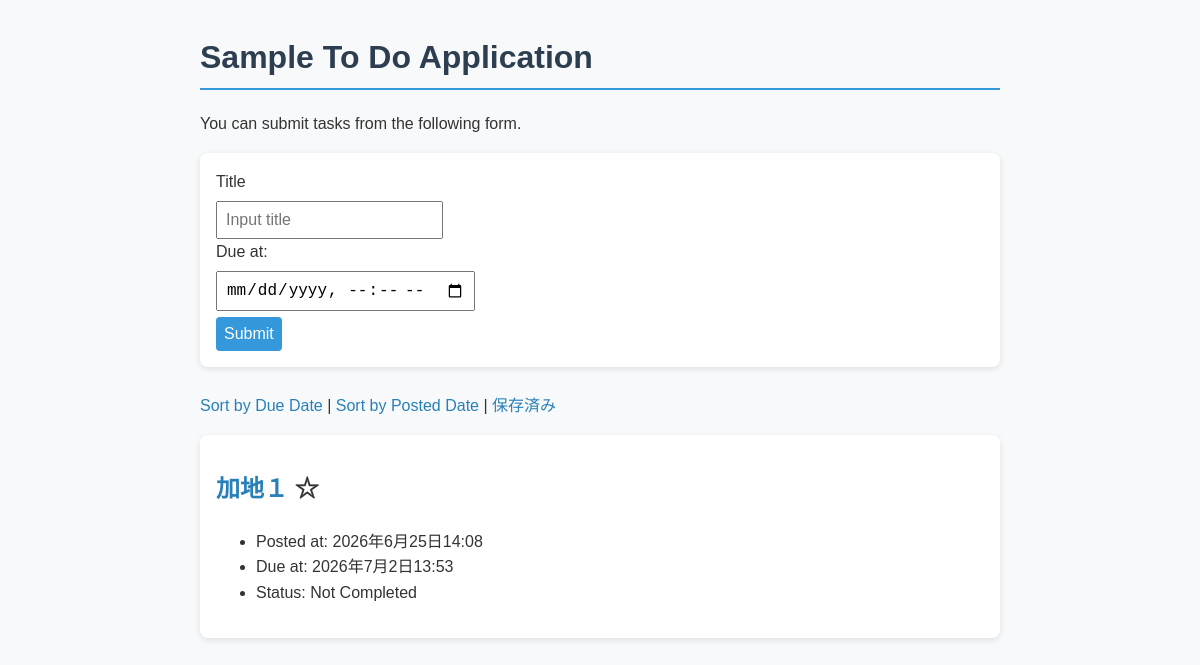
The app's page /, older data.
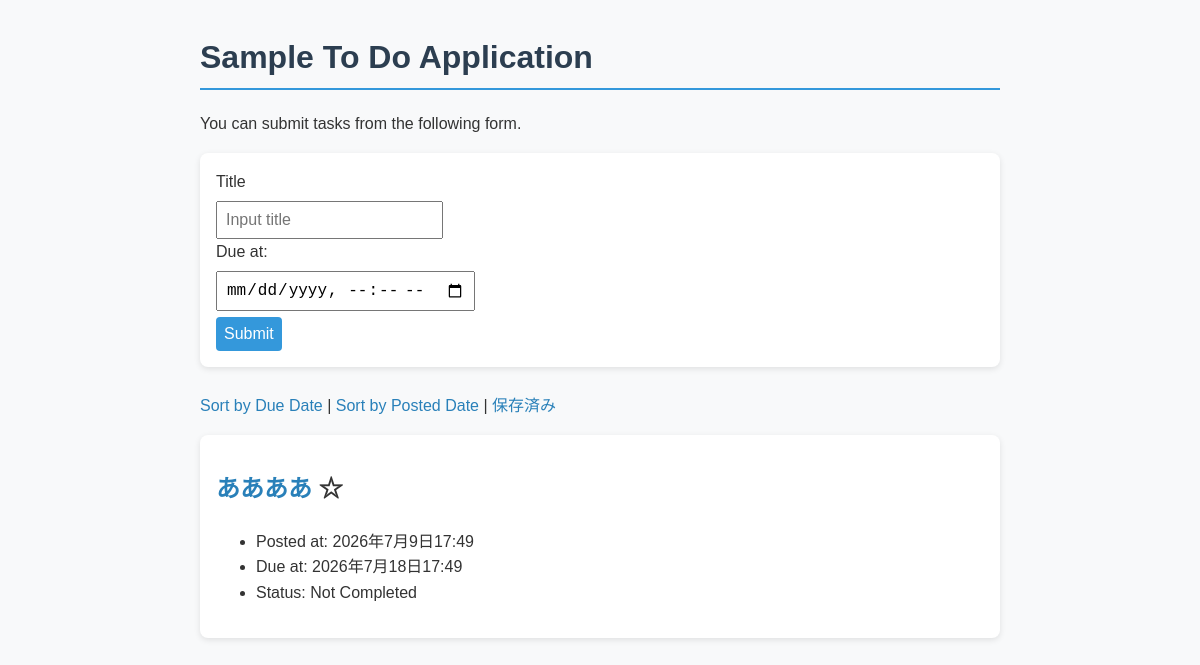
The same page, newer data.
### todo/models.py (models this page shows, shortened)
class Task(models.Model):
    title = models.CharField(max_length=100)
    completed = models.BooleanField(default=False)
    posted_at = models.DateTimeField(default=timezone.now)
    due_at = models.DateTimeField(null=True, blank=True)
    saved = models.BooleanField(default=False)

### todo/views.py (the view)
# urls.py: path('', todo_views.index, name='index'),
def index(request):
    if request.method == 'POST':
        task = Task(title=request.POST['title'],
                    due_at=make_aware(parse_datetime(request.POST['due_at'])))
        task.save()
    if request.GET.get('order') == 'due':
        tasks = Task.objects.order_by('due_at')
    else:
        tasks = Task.objects.order_by('-posted_at')
    context = {
        'tasks': tasks
    }
    return render(request, 'todo/index.html', context)

### todo/templates/todo/index.html (shortened to what this page needs)
{% load static %}
<!DOCTYPE html>
<html lang="ja">
  <head>
    <link rel="stylesheet" href="{% static 'todo/style.css' %}">
  </head>
  <body>
    <h1>Sample To Do Application</h1>
    <p>You can submit tasks from the following form.</p>
    <form action="{% url 'index' %}" method="post">
      <div>
        <label for="titleInput">Title</label><br>
        <input id="titleInput" name="title" type="text" placeholder="Input title">
      </div>
      <div>
        <label for="dueInput">Due at:</label><br>
        <input id="dueInput" name="due_at" type="datetime-local">
      </div>
      <div>
        <button type="submit">Submit</button>
      </div>
    </form>
    <br>
    <div>
      <a href="{% url 'index' %}?order=due">Sort by Due Date</a> |
      <a href="{% url 'index' %}?order=post">Sort by Posted Date</a>
      | <a href="{% url 'saved' %}">保存済み</a>
    </div>
    {% for task in tasks %}
    <div class="text">
      <h2><a href="{% url 'detail' task.id %}">{{ task.title }}</a></a>
        {% if task.saved %}★{% else %}☆{% endif %}
      </h2>
      <ul>
        <li>Posted at: {{ task.posted_at }}</li>
        {% if task.due_at %}
        <li>Due at: {{ task.due_at }}</li>
        {% endif %}
        {% if task.completed %}
        <li>Status: Completed</li>
        {% else %}
        <li>Status: Not Completed</li>
        {% endif %}
      </ul>
    </div>
    {% endfor %}
  </body>
</html>

### todo/static/todo/style.css (style rules this page uses)
body { font-family: Arial, sans-serif; margin: 2rem auto; max-width: 800px; line-height: 1.6; color: #333; background-color: #f8f9fa; padding: 0 1rem; }
h1 { color: #2c3e50; border-bottom: 2px solid #3498db; padding-bottom: 0.3rem; }
form { background: white; padding: 1rem; border-radius: 8px; box-shadow: 0 2px 6px rgba(0, 0, 0, 0.1); }
input, button { margin-top: 0.4rem; padding: 0.5rem; font-size: 1rem; }
button { background-color: #3498db; color: white; border: none; border-radius: 4px; cursor: pointer; }
.text { background: white; padding: 1rem; margin-top: 1rem; border-radius: 8px; box-shadow: 0 2px 6px rgba(0, 0, 0, 0.1); }
a { color: #2980b9; text-decoration: none; }

Row changes from the older to the newer data that the page shows:
removed Task: title "加地１", posted_at "2026年6月25日14:08", due_at "2026年7月2日13:53", completed "Status: Not Completed"
added Task: title "ああああ", posted_at "2026年7月9日17:49", due_at "2026年7月18日17:49", completed "Status: Not Completed"
